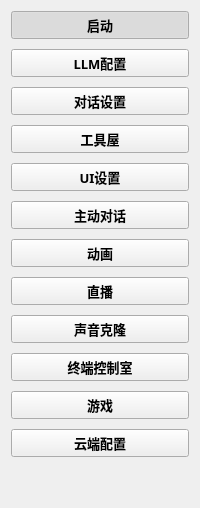
     <widget class="QFrame" name="sidebar">
      <property name="maximumSize">
       <size>
        <width>16777215</width>
        <height>16777215</height>
       </size>
      </property>
      <property name="frameShape">
       <enum>QFrame::NoFrame</enum>
      </property>
      <layout class="QVBoxLayout" name="verticalLayout">
       <property name="spacing">
        <number>10</number>
       </property>
       <item>
        <widget class="QPushButton" name="pushButton_3">
         <property name="sizePolicy">
          <sizepolicy hsizetype="Minimum" vsizetype="Preferred">
           <horstretch>0</horstretch>
           <verstretch>0</verstretch>
          </sizepolicy>
         </property>
         <property name="font">
          <font>
           <family>微软雅黑</family>
           <pointsize>10</pointsize>
           <weight>75</weight>
           <bold>true</bold>
          </font>
         </property>
         <property name="text">
          <string>启动</string>
         </property>
         <property name="checkable">
          <bool>true</bool>
         </property>
         <property name="checked">
          <bool>true</bool>
         </property>
        </widget>
       </item>
       <item>
        <widget class="QPushButton" name="pushButton">
         <property name="sizePolicy">
          <sizepolicy hsizetype="Minimum" vsizetype="Preferred">
           <horstretch>0</horstretch>
           <verstretch>0</verstretch>
          </sizepolicy>
         </property>
         <property name="font">
          <font>
           <family>微软雅黑</family>
           <pointsize>10</pointsize>
           <weight>75</weight>
           <bold>true</bold>
          </font>
         </property>
         <property name="text">
          <string>LLM配置</string>
         </property>
         <property name="checkable">
          <bool>true</bool>
         </property>
        </widget>
       </item>
       <item>
        <widget class="QPushButton" name="pushButton_5">
         <property name="sizePolicy">
          <sizepolicy hsizetype="Minimum" vsizetype="Preferred">
           <horstretch>0</horstretch>
           <verstretch>0</verstretch>
          </sizepolicy>
         </property>
         <property name="font">
          <font>
           <family>微软雅黑</family>
           <pointsize>10</pointsize>
           <weight>75</weight>
           <bold>true</bold>
          </font>
         </property>
         <property name="text">
          <string>对话设置</string>
         </property>
         <property name="checkable">
          <bool>true</bool>
         </property>
        </widget>
       </item>
       <item>
        <widget class="QPushButton" name="pushButton_tools">
         <property name="sizePolicy">
          <sizepolicy hsizetype="Minimum" vsizetype="Preferred">
           <horstretch>0</horstretch>
           <verstretch>0</verstretch>
          </sizepolicy>
         </property>
         <property name="font">
          <font>
           <family>微软雅黑</family>
           <pointsize>10</pointsize>
           <weight>75</weight>
           <bold>true</bold>
          </font>
         </property>
         <property name="text">
          <string>工具屋</string>
         </property>
         <property name="checkable">
          <bool>true</bool>
         </property>
        </widget>
       </item>
       <item>
        <widget class="QPushButton" name="pushButton_ui_settings">
         <property name="sizePolicy">
          <sizepolicy hsizetype="Minimum" vsizetype="Preferred">
           <horstretch>0</horstretch>
           <verstretch>0</verstretch>
          </sizepolicy>
         </property>
         <property name="font">
          <font>
           <family>微软雅黑</family>
           <pointsize>10</pointsize>
           <weight>75</weight>
           <bold>true</bold>
          </font>
         </property>
         <property name="text">
          <string>UI设置</string>
         </property>
         <property name="checkable">
          <bool>true</bool>
         </property>
        </widget>
       </item>
       <item>
        <widget class="QPushButton" name="pushButton_6">
         <property name="sizePolicy">
          <sizepolicy hsizetype="Minimum" vsizetype="Preferred">
           <horstretch>0</horstretch>
           <verstretch>0</verstretch>
          </sizepolicy>
         </property>
         <property name="font">
          <font>
           <family>微软雅黑</family>
           <pointsize>10</pointsize>
           <weight>75</weight>
           <bold>true</bold>
          </font>
         </property>
         <property name="text">
          <string>主动对话</string>
         </property>
         <property name="checkable">
          <bool>true</bool>
         </property>
        </widget>
       </item>
       <item>
        <widget class="QPushButton" name="pushButton_animation">
         <property name="sizePolicy">
          <sizepolicy hsizetype="Minimum" vsizetype="Preferred">
           <horstretch>0</horstretch>
           <verstretch>0</verstretch>
          </sizepolicy>
         </property>
         <property name="font">
          <font>
           <family>微软雅黑</family>
           <pointsize>10</pointsize>
           <weight>75</weight>
           <bold>true</bold>
          </font>
         </property>
         <property name="text">
          <string>动画</string>
         </property>
         <property name="checkable">
          <bool>true</bool>
         </property>
        </widget>
       </item>
       <item>
        <widget class="QPushButton" name="pushButton_2">
         <property name="sizePolicy">
          <sizepolicy hsizetype="Minimum" vsizetype="Preferred">
           <horstretch>0</horstretch>
           <verstretch>0</verstretch>
          </sizepolicy>
         </property>
         <property name="font">
          <font>
           <family>微软雅黑</family>
           <pointsize>10</pointsize>
           <weight>75</weight>
           <bold>true</bold>
          </font>
         </property>
         <property name="text">
          <string>直播</string>
         </property>
         <property name="checkable">
          <bool>true</bool>
         </property>
        </widget>
       </item>
       <item>
        <widget class="QPushButton" name="pushButton_voice_clone">
         <property name="sizePolicy">
          <sizepolicy hsizetype="Minimum" vsizetype="Preferred">
           <horstretch>0</horstretch>
           <verstretch>0</verstretch>
          </sizepolicy>
         </property>
         <property name="font">
          <font>
           <family>微软雅黑</family>
           <pointsize>10</pointsize>
           <weight>75</weight>
           <bold>true</bold>
          </font>
         </property>
         <property name="text">
          <string>声音克隆</string>
         </property>
         <property name="checkable">
          <bool>true</bool>
         </property>
        </widget>
       </item>
       <item>
        <widget class="QPushButton" name="pushButton_terminal">
         <property name="sizePolicy">
          <sizepolicy hsizetype="Minimum" vsizetype="Preferred">
           <horstretch>0</horstretch>
           <verstretch>0</verstretch>
          </sizepolicy>
         </property>
         <property name="font">
          <font>
           <family>微软雅黑</family>
           <pointsize>10</pointsize>
           <weight>75</weight>
           <bold>true</bold>
          </font>
         </property>
         <property name="text">
          <string>终端控制室</string>
         </property>
         <property name="checkable">
          <bool>true</bool>
         </property>
        </widget>
       </item>
       <item>
        <widget class="QPushButton" name="pushButton_game">
         <property name="sizePolicy">
          <sizepolicy hsizetype="Minimum" vsizetype="Preferred">
           <horstretch>0</horstretch>
           <verstretch>0</verstretch>
          </sizepolicy>
         </property>
         <property name="font">
          <font>
           <family>微软雅黑</family>
           <pointsize>10</pointsize>
           <weight>75</weight>
           <bold>true</bold>
          </font>
         </property>
         <property name="text">
          <string>游戏</string>
         </property>
         <property name="checkable">
          <bool>true</bool>
         </property>
        </widget>
       </item>
       <item>
        <widget class="QPushButton" name="pushButton_cloud_config">
         <property name="sizePolicy">
          <sizepolicy hsizetype="Minimum" vsizetype="Preferred">
           <horstretch>0</horstretch>
           <verstretch>0</verstretch>
          </sizepolicy>
         </property>
         <property name="font">
          <font>
           <family>微软雅黑</family>
           <pointsize>10</pointsize>
           <weight>75</weight>
           <bold>true</bold>
          </font>
         </property>
         <property name="text">
          <string>云端配置</string>
         </property>
         <property name="checkable">
          <bool>true</bool>
         </property>
        </widget>
       </item>
       <item>
        <spacer name="verticalSpacer_2">
         <property name="orientation">
          <enum>Qt::Vertical</enum>
         </property>
         <property name="sizeHint" stdset="0">
          <size>
           <width>20</width>
           <height>40</height>
          </size>
         </property>
        </spacer>
       </item>
      </layout>
     </widget>
